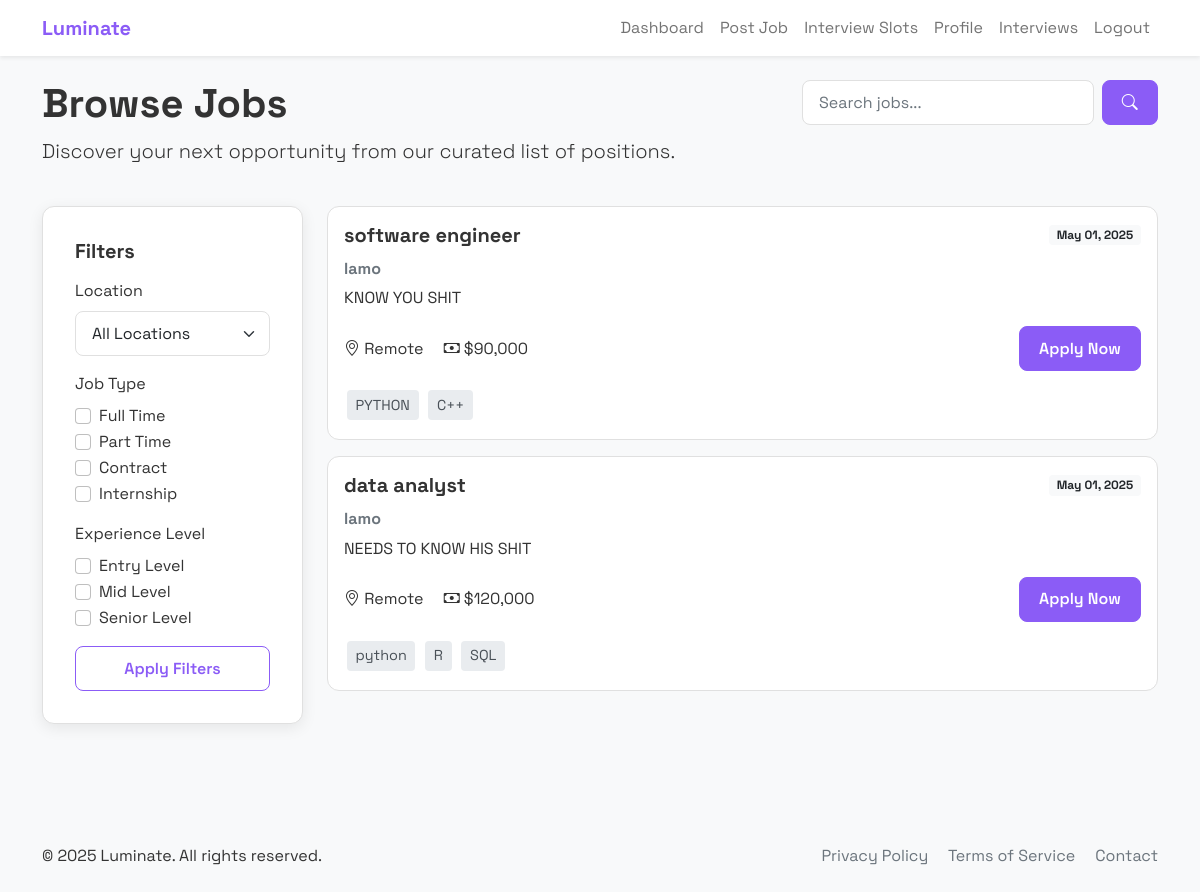
Screenshot of /jobs (signed in) with the database file from the repository.
### application.py (models this page shows)
class Job(db.Model):
    id = db.Column(db.Integer, primary_key=True)
    title = db.Column(db.String(100), nullable=False)
    company = db.Column(db.String(100), nullable=False)
    description = db.Column(db.Text, nullable=False)
    required_skills = db.Column(db.String(500), nullable=False)
    location = db.Column(db.String(100))
    salary = db.Column(db.String(50))
    date_posted = db.Column(db.DateTime, default=datetime.utcnow)
    employer_id = db.Column(db.Integer, db.ForeignKey('user.id'), nullable=False)
    applications = db.relationship('Application', backref='job', lazy=True)

### application.py (the view)
@app.route('/jobs')
def jobs():
    query = request.args.get('q', '')
    if query:
        search = f"%{query}%"
        jobs = Job.query.filter(
            (Job.title.ilike(search)) |
            (Job.company.ilike(search)) |
            (Job.required_skills.ilike(search))
        ).order_by(Job.date_posted.desc()).all()
    else:
        jobs = Job.query.order_by(Job.date_posted.desc()).all()
    return render_template('jobs.html', jobs=jobs)

### templates/jobs.html (shortened to what this page needs)
{% extends "base.html" %}
{% block content %}
<div class="row mb-4">
    <div class="col-md-8">
        <h1 class="fw-bold animate-fade-in">Browse Jobs</h1>
        <p class="lead animate-fade-in">Discover your next opportunity from our curated list of positions.</p>
    </div>
    <div class="col-md-4">
        <form action="{{ url_for('jobs') }}" method="GET" class="d-flex animate-fade-in">
            <input type="text" name="q" class="form-control me-2" placeholder="Search jobs..." value="{{ request.args.get('q', '') }}">
            <button type="submit" class="btn btn-primary">
                <i class="bi bi-search"></i>
            </button>
        </form>
    </div>
</div>
<div class="row">
    <div class="col-md-3 mb-4">
        <div class="content-card animate-fade-in">
            <h5 class="mb-3">Filters</h5>
            <form>
                <div class="mb-3">
                    <label class="form-label">Location</label>
                    <select class="form-select">
                        <option value="">All Locations</option>
                    </select>
                </div>
                <div class="mb-3">
                    <label class="form-label">Job Type</label>
                    <div class="form-check">
                        <input class="form-check-input" type="checkbox" id="fullTime">
                        <label class="form-check-label" for="fullTime">Full Time</label>
                    </div>
                    <div class="form-check">
                        <input class="form-check-input" type="checkbox" id="partTime">
                        <label class="form-check-label" for="partTime">Part Time</label>
                    </div>
                    <div class="form-check">
                        <input class="form-check-input" type="checkbox" id="contract">
                        <label class="form-check-label" for="contract">Contract</label>
                    </div>
                    <div class="form-check">
                        <input class="form-check-input" type="checkbox" id="internship">
                        <label class="form-check-label" for="internship">Internship</label>
                    </div>
                </div>
                <div class="mb-3">
                    <label class="form-label">Experience Level</label>
                    <div class="form-check">
                        <input class="form-check-input" type="checkbox" id="entry">
                        <label class="form-check-label" for="entry">Entry Level</label>
                    </div>
                    <div class="form-check">
                        <input class="form-check-input" type="checkbox" id="mid">
                        <label class="form-check-label" for="mid">Mid Level</label>
                    </div>
                    <div class="form-check">
                        <input class="form-check-input" type="checkbox" id="senior">
                        <label class="form-check-label" for="senior">Senior Level</label>
                    </div>
                </div>
                <button type="submit" class="btn btn-outline-primary w-100">Apply Filters</button>
            </form>
        </div>
    </div>
    <div class="col-md-9">
        {% if jobs %}
            {% for job in jobs %}
                <div class="job-card card mb-3 animate-pop-in">
                    <div class="card-body">
                        <div class="d-flex justify-content-between align-items-center mb-3">
                            <h5 class="card-title mb-0">{{ job.title }}</h5>
                            <span class="badge bg-light text-dark">{{ job.date_posted.strftime('%b %d, %Y') }}</span>
                        </div>
                        <h6 class="card-subtitle mb-2 text-muted">{{ job.company }}</h6>
                        <p class="card-text mb-3">{{ job.description[:150] }}{% if job.description|length > 150 %}...{% endif %}</p>
                        <div class="d-flex justify-content-between align-items-center">
                            <div>
                                <span class="me-3"><i class="bi bi-geo-alt"></i> {{ job.location or 'Remote' }}</span>
                                {% if job.salary %}
                                    <span><i class="bi bi-cash"></i> {{ job.salary }}</span>
                                {% endif %}
                            </div>
                            <div>
                                <a href="{{ url_for('apply', job_id=job.id) }}" class="btn btn-primary">Apply Now</a>
                            </div>
                        </div>
                        <div class="mt-3">
                            {% for skill in job.required_skills.split(',') %}
                                <span class="skill-badge">{{ skill.strip() }}</span>
                            {% endfor %}
                        </div>
                    </div>
                </div>
            {% endfor %}
        {% else %}
            <div class="content-card text-center animate-fade-in">
                <i class="bi bi-search text-muted mb-3" style="font-size: 3rem;"></i>
                <h3>No jobs found</h3>
                <p class="text-muted">Try adjusting your search criteria or check back later for new opportunities.</p>
            </div>
        {% endif %}
    </div>
</div>
{% endblock %}

### static/css/styles.css (style rules this page uses)
:root { --primary-color: #8B5CF6; --primary-hover: #7C3AED; --secondary-color: #64b5f6; --background-color: #f8f9fa; --card-bg: #ffffff; --text-color: #333333; --border-color: #e0e0e0; --shadow: 0 4px 15px rgba(0, 0, 0, 0.08); --shadow-hover: 0 6px 20px rgba(0, 0, 0, 0.1); --border-radius: 12px; --transition: all 0.3s ease; }
body { font-family: 'Space Grotesk', sans-serif; background-color: var(--background-color); color: var(--text-color); margin: 0; padding: 0; display: flex; flex-direction: column; min-height: 100vh; }
h1, h2, h3, h4, h5, h6 { font-weight: 700; }
button, .btn { font-family: 'Space Grotesk', sans-serif; }
.animate-fade-in { opacity: 0; transform: translateY(10px); transition: opacity 0.5s ease, transform 0.5s ease; }
.animate-pop-in { opacity: 0; transform: scale(0.95); transition: opacity 0.5s ease, transform 0.5s ease; }
.animate-fade-in.show, .animate-pop-in.show { opacity: 1; transform: translateY(0) scale(1); }
.content-card { background: var(--card-bg); border-radius: var(--border-radius); box-shadow: var(--shadow); padding: 2rem; margin-bottom: 1.5rem; border: 1px solid var(--border-color); transition: var(--transition); }
.form-control, .form-select { border-radius: 8px; padding: 0.6rem 1rem; border: 1px solid var(--border-color); font-family: 'Space Grotesk', sans-serif; transition: var(--transition); }
.btn { border-radius: 8px; padding: 0.6rem 1.2rem; font-weight: 600; transition: var(--transition); }
.btn-primary { background-color: var(--primary-color); border-color: var(--primary-color); }
.btn-outline-primary { color: var(--primary-color); border-color: var(--primary-color); }
.skill-badge { display: inline-block; background-color: #e9ecef; color: #495057; padding: 0.3em 0.6em; margin: 0.2em; border-radius: 4px; font-size: 0.9em; }
.job-card { border-radius: var(--border-radius); border: 1px solid var(--border-color); transition: var(--transition); }

### rows the page displays
Job: title "software engineer", date_posted "May 01, 2025", company "lamo", description "KNOW YOU SHIT", location "Remote", salary "$90,000", strip "PYTHON" "C++"
Job: title "data analyst", date_posted "May 01, 2025", company "lamo", description "NEEDS TO KNOW HIS SHIT", location "Remote", salary "$120,000", strip "python" "R" "SQL"
